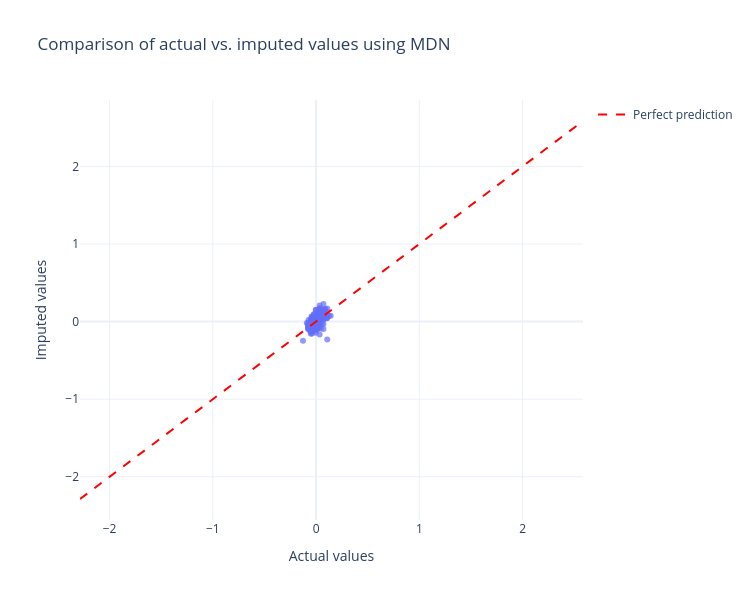

The cell this chart's notebook holds for it:
### Markdown cell above
## Evaluating the imputation results

Now let's compare the imputed values with the actual values to evaluate the performance of our imputer.

### Code cell
# Get quantiles and create prediction matrix
quantiles = list(imputed_values.keys())

# Convert imputed_values dict to array: (n_samples, n_quantiles)
pred_matrix = np.stack(
    [imputed_values[q].values.flatten() for q in quantiles], axis=1
)

# Actual values flattened
actual = actual_values.values.flatten()

# Compute absolute error matrix
abs_error = np.abs(pred_matrix - actual[:, None])

# Find closest prediction for each sample
closest_indices = abs_error.argmin(axis=1)
closest_predictions = np.array(
    [pred_matrix[i, idx] for i, idx in enumerate(closest_indices)]
)

# Create DataFrame for plotting
closest_df = pd.DataFrame({
    "Actual": actual,
    "ClosestPrediction": closest_predictions,
})

# Extract median predictions
median_predictions = imputed_values[0.5]

# Calculate plot bounds
min_val = min(actual_values.min().min(), median_predictions.min().min())
max_val = max(actual_values.max().max(), median_predictions.max().max())

# Create scatter plot
fig = px.scatter(
    closest_df,
    x="Actual",
    y="ClosestPrediction",
    opacity=0.7,
    title="Comparison of actual vs. imputed values using MDN",
)

# Add diagonal line (perfect prediction)
fig.add_trace(
    go.Scatter(
        x=[min_val, max_val],
        y=[min_val, max_val],
        mode="lines",
        line=dict(color="red", dash="dash"),
        name="Perfect prediction",
    )
)

fig.update_layout(
    xaxis_title="Actual values",
    yaxis_title="Imputed values",
    width=750,
    height=600,
    template="plotly_white",
)

fig.show()

### Figure 1 — Plotly figure (JSON) as saved in the notebook; plotly's stock layout.template omitted (floating-point values rounded to 4 significant figures; data arrays with more than 128 entries replaced by an {"elided": "..."} marker saying what was removed)
{"data": [{"hovertemplate": "Actual=%{x}<br>ClosestPrediction=%{y}<extra></extra>", "legendgroup": "", "marker": {"color": "#636efa", "opacity": 0.7, "symbol": "circle"}, "mode": "markers", "name": "", "orientation": "v", "showlegend": false, "type": "scatter", "x": {"elided": "178 float values"}, "xaxis": "x", "y": {"elided": "178 float values"}, "yaxis": "y"}, {"line": {"color": "red", "dash": "dash"}, "mode": "lines", "name": "Perfect prediction", "type": "scatter", "x": [-2.286, 2.585], "y": [-2.286, 2.585]}], "layout": {"height": 600, "legend": {"tracegroupgap": 0}, "title": {"text": "Comparison of actual vs. imputed values using MDN"}, "width": 750, "xaxis": {"anchor": "y", "domain": [0, 1], "title": {"text": "Actual values"}}, "yaxis": {"anchor": "x", "domain": [0, 1], "title": {"text": "Imputed values"}}}}
